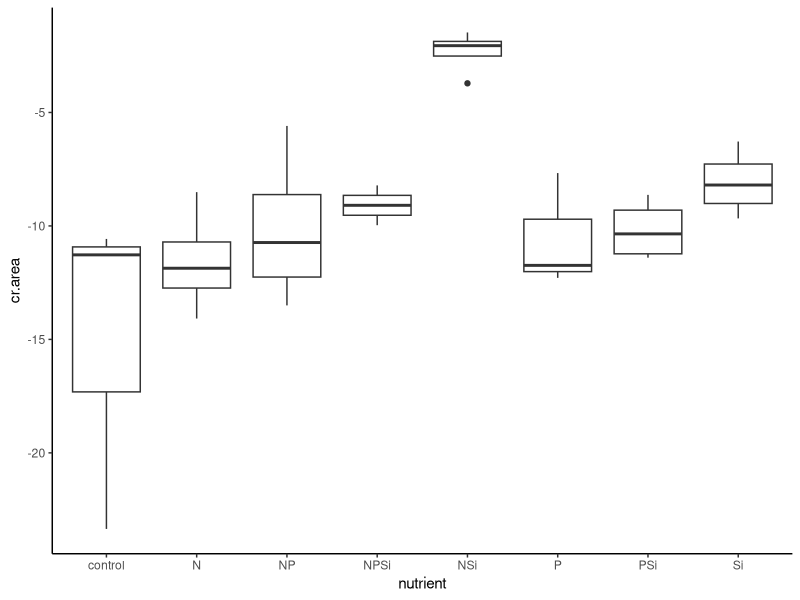
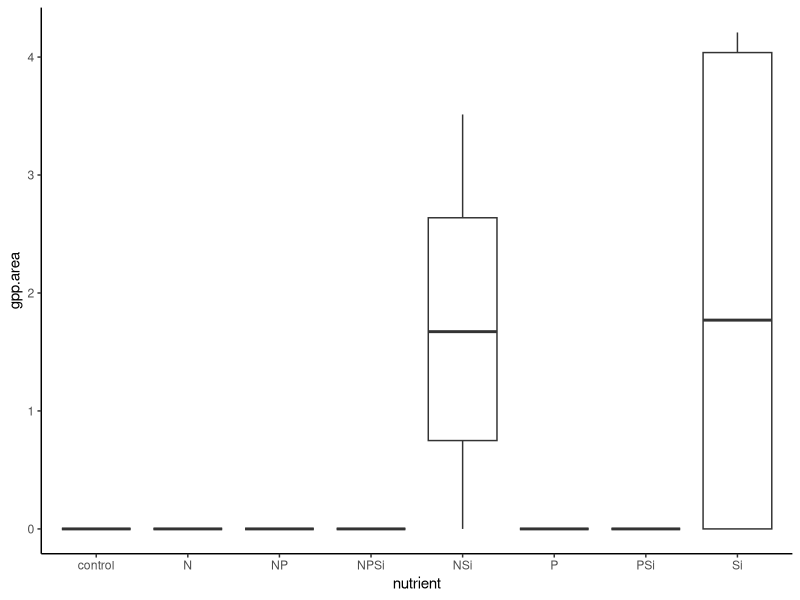

These figures' R source, in order: (Note: this script raises an error after producing the figures.)
#Author:  Clay Arango
#Creation date: 10-Feb-19
#Script to analyze NDS data from Summer 2018 NDS work with S. Roley and A. Alexiades

#packages
install.packages("nlme")
install.packages("nortest")
install.packages("plyr")
install.packages("dplyr")
install.packages("multcomp")
install.packages("MASS")
install.packages("ggplot2")
library(nlme)
library(nortest)
library(plyr)
library(dplyr)
library(multcomp)
library(MASS)
library(ggplot2)

#Load data
kiona_fall <- read.table(file="kiona_fall.csv", header=T, sep=",")

#set variable
d = kiona_fall

#evaluate data to make sure factors are correct
names(d)

unique(d$nutrient) #control, N, NP, NPSi, NSi, P, PSi, Si
unique(d$N) #should be 0 and 1
unique(d$P) #should be 0 and 1
unique(d$Si) #should be 0 and 1
unique(d$top) #should be "sponge" and "glass"
#if need to change, use recode function below. 
d$top<-recode(d$top, "cellulose" ="sponge")
str(d)

#convert N and P vand Si alues (0 or 1 for absence or presence) to factors
d$N<-as.factor(d$N)
d$P<-as.factor(d$P)
d$Si<-as.factor(d$Si)
str(d)

#subset data into gpp and cr response
d.cr = subset(d, top=="sponge", data=d)
d.gpp = subset(d, top=="glass", data=d)

#check for outliers and check data entry before calculating CR-NRR
ggplot(d.cr, aes(x=nutrient, y=cr.area)) + geom_boxplot() + theme_classic()
#no outliers, but lots of zeros

#calculate nrr for cr
x<-ddply(d.cr, "nutrient", summarise, ave_cr = mean(cr.area, na.rm=T)) 
x
d.cr$cr.nrr = d.cr$cr.area/-15.066287 #divide by control ave_cr

#check for outliers and check data entry before calculating GPP- and chla-NRR
ggplot(d.gpp, aes(x=nutrient, y=gpp.area)) + geom_boxplot() + theme_classic()
#GPP area has 0 controls, so can't calculate NRR for GPP
#way too many zeros in data set
#probably need to drop this from GPP analysis
ggplot(d.gpp, aes(x=nutrient, y=chla_ug_cm2)) + geom_boxplot() + theme_classic()
#N+P+Si group looks evenly spread

#calculate nrr for gpp and chla
x<- ddply(d.gpp, "nutrient", summarise, ave_gpp = mean(gpp.area, na.rm=T), ave_chla = mean(chla, na.rm=T)) 
x
d.gpp$gpp.nrr = d.gpp$gpp.area/0 #divide by control ave_gpp
d.gpp$chla.nrr = d.gpp$chla/1.8799114 #divide by control ave_chla
#use to exclude outliers
#x1<- ddply(subset(d.gpp, !(nds.id=="F6")), "nutrient", summarise, ave_chla = mean(chla_ug_cm2, na.rm=T)) 
#x1
#d.gpp$chla.nrr_1<-d.gpp$chla_ug_cm2/2.700340

#combine into one file and export
d.cr$chla.nrr<-NA
#d.cr$chla.nrr_1<-NA#for excluded outliers
d.cr$gpp.nrr<-NA
d.gpp$cr.nrr<-NA
d.nrr<-rbind(d.cr, d.gpp)
d.nrr$site.date<-"kiona_fall"
d.nrr$gpp.es<-log(d.nrr$gpp.nrr)
d.nrr$cr.es<-log(d.nrr$cr.nrr)
d.nrr$chla.es<-log(d.nrr$chla.nrr)

write.table(d.nrr, "kiona_fall_nrr.csv",  sep=",", quote=F, row.names =F)

###############
#plots of NRR
##############
ggplot(data=subset(d.cr, !(nutrient=="control")), aes(x=nutrient, y=cr.nrr))+geom_boxplot()+theme_bw()+
  ylab("CR NRR")+geom_abline(slope = 0, intercept = 1)+
  theme(axis.title.x=element_blank(), panel.grid.minor=element_blank(), panel.grid.major=element_blank())
#no limitation

ggplot(data=subset(d.nrr, (top=="sponge")), aes(x=nutrient, y=cr.es))+geom_boxplot()+theme_bw()+
  ylab("CR Effect Size")+geom_hline(yintercept = 0.7, lty="dashed")+ geom_hline(yintercept = -0.7, lty="dashed")+
  geom_hline(yintercept = 1.385)+
  theme(axis.title.x=element_blank(), panel.grid.minor=element_blank(), panel.grid.major=element_blank())
#nothing over 1.385, so no significance?

ggplot(data=subset(d.gpp, !(nutrient=="control")), aes(x=nutrient, y=gpp.nrr))+geom_boxplot()+theme_bw()+
  ylab("GPP NRR")+geom_abline(slope = 0, intercept = 1)+
  theme(axis.title.x=element_blank(), panel.grid.minor=element_blank(), panel.grid.major=element_blank())
#no data

ggplot(data=subset(d.nrr, top =="glass"),aes(x=nutrient, y=gpp.es))+geom_boxplot()+theme_bw()+
  ylab("GPP Effect Size")+geom_hline(yintercept = 0.7, lty="dashed")+
  geom_hline(yintercept = -0.7, lty="dashed")+ geom_hline(yintercept = 1.385)+
  theme(axis.title.x=element_blank(), panel.grid.minor=element_blank(), panel.grid.major=element_blank())
#no data

ggplot(data=subset(d.gpp, !(nutrient=="control")), aes(x=nutrient, y=chla.nrr))+geom_boxplot()+theme_bw()+
  ylab("Chlorophyll-a NRR")+geom_abline(slope = 0, intercept = 1)+ 
  theme(axis.title.x=element_blank(), panel.grid.minor=element_blank(), panel.grid.major=element_blank())
#no limitation

ggplot(data=subset(d.nrr, (top=="glass")), aes(x=nutrient, y=chla.es))+geom_boxplot()+theme_bw()+
  ylab("Chla Effect Size")+ geom_hline(yintercept = 0.7, lty="dashed")+ geom_hline(yintercept = -0.7, lty="dashed")+    
  geom_hline(yintercept = 1.385)+
  theme(axis.title.x=element_blank(), panel.grid.minor=element_blank(), panel.grid.major=element_blank())

#nothing over 1.385 so no significance?

##########
#NRR Summary Files
#########

GPP_sum<-ddply(d.gpp, "nutrient", summarise, ave_nrr.gpp=mean(gpp.nrr, na.rm=T), sd_nrr.gpp=sd(gpp.nrr, na.rm=T), 
               se_nrr.gpp =(sd(gpp.nrr)/sqrt(sum(!is.na(gpp.nrr)))), 
               ci95_nrr.gpp = (1.96*(sd(gpp.nrr)/sqrt(sum(!is.na(gpp.nrr))))),
               ave_nrr.chla=mean(chla.nrr, na.rm=T), sd_nrr.chla=sd(chla.nrr, na.rm=T), 
               se_nrr.chla =(sd(chla.nrr)/sqrt(sum(!is.na(chla.nrr)))), 
               ci95_nrr.chla = (1.96*(sd(chla.nrr)/sqrt(sum(!is.na(chla.nrr))))))
CR_sum<-ddply(d.cr, "nutrient", summarise, ave_nrr.cr=mean(cr.nrr, na.rm=T), sd_nrr.cr=sd(cr.nrr, na.rm=T), 
              se_nrr.cr =(sd(cr.nrr)/sqrt(sum(!is.na(cr.nrr)))), 
              ci95_nrr.cr = (1.96*(sd(cr.nrr)/sqrt(sum(!is.na(cr.nrr))))))

#now combine into one and export
d.sum<-merge(GPP_sum, CR_sum, by="nutrient")
d.sum$site_date<-"kiona_fall"
write.table(d.sum, "kiona_fall_summ.csv",  sep=",", quote=F, row.names=F)

############################################################
#analyze RESPIRATION data
############################################################

M1<-gls(cr.area~N*P*Si, data=d.cr, na.action=na.omit)
E1<-residuals(M1)
qqnorm(E1)
qqline(E1)
ad.test(E1)
   #residuals are normally distributed p = 0.1173
hist(E1)  
plot(M1)

plot(filter(d.cr, !is.na(cr.area)) %>% dplyr::select(nutrient), 
     E1, xlab="nutrient", ylab="Residuals")
bartlett.test(cr.area~nutrient, data=d.cr)
   #variance test is ok p = 0.05717

anova(M1)
  

##########################################################
#do multiple 2 way ANOVAs to improve our ability to interpret
##########################################################
#N and P
xx = na.omit(subset(d.cr, select = c(N,P,cr.area)))
interaction.plot(xx$N, xx$P, xx$cr.area*-1)

#N and Si
xx = na.omit(subset(d.cr, select = c(N,Si,cr.area)))
interaction.plot(xx$N, xx$Si, xx$cr.area*-1)

#P and Si
xx = na.omit(subset(d.cr, select = c(P,Si,cr.area)))
interaction.plot(xx$P, xx$Si, xx$cr.area*-1)

##########################################################
#Analyze CR by removing all Si treatments
##########################################################
d.crNoSi = subset(d.cr, Si==0)

M1<-gls(cr.area~N*P, data=d.crNoSi, na.action=na.omit)
E1<-residuals(M1)
qqnorm(E1)
qqline(E1)
ad.test(E1)
#residuals are normally distributed p = 0.40
hist(E1)  
plot(M1)

bartlett.test(cr.area~nutrient, data=d.crNoSi)
#variance test 0.31

anova(M1)

##########################################################
#do 2 way ANOVAs to interpret
##########################################################
#N and P
xx = na.omit(subset(d.cr, select = c(N,P,cr.area)))
interaction.plot(xx$N, xx$P, xx$cr.area*-1)

#No limitation
##########################################################
x <- group_by(d.cr, nutrient) %>%  # Grouping function causes subsequent functions to aggregate by season and reach
  summarize(cr.mean = abs(mean(cr.area, na.rm = TRUE)), # na.rm = TRUE to remove missing values
            cr.sd=abs(sd(cr.area, na.rm = TRUE)),  # na.rm = TRUE to remove missing values
            n = sum(!is.na(cr.area)), # of observations, excluding NAs. 
            cr.se=cr.sd/sqrt(n))

ggplot(data=x, aes(x=nutrient, y=cr.mean)) + 
  geom_bar(stat="identity", position=position_dodge(), color = "black") + 
  geom_errorbar(aes(ymin=cr.mean, ymax=cr.mean+cr.se), width=0.2, 
                position=position_dodge(0.9)) + 
  xlab("Nutrient") +
  ylab(expression(Respiration~(ug~O[2]~m^{-2}~h^{-1}))) +
  ylim(0,20) +
  labs(fill="Light") +
  theme_bw() +
  theme(panel.grid.major=element_blank(),
        panel.grid.minor=element_blank(),
        legend.title=element_text(size=6),
        legend.key=element_blank(), 
        legend.position=c(0.5,0.95), 
        legend.text=element_text(size=8), 
        legend.background=element_blank(), 
        legend.direction="horizontal", 
        legend.key.size=unit(0.3, "cm"), 
        axis.title.y=element_text(size=8), 
        axis.title.x=element_text(size=8), 
        axis.text.x=element_text(size=8))

#ggsave('output/figures/Ring_fall.tiff',
#       units="in",
#       width=3.25,
#       height=3.25,
#       dpi=1200,
#       compression="lzw")

#summarize nrr
x <- group_by(d.cr, nutrient) %>%  # Grouping function causes subsequent functions to aggregate by season and reach
  summarize(cr.mean = abs(mean(cr.nrr, na.rm = TRUE)), # na.rm = TRUE to remove missing values
            cr.sd=abs(sd(cr.nrr, na.rm = TRUE)),  # na.rm = TRUE to remove missing values
            n = sum(!is.na(cr.nrr)), # of observations, excluding NAs. 
            cr.se=cr.sd/sqrt(n))

############################################################
#analyze the PRODUCTION data
############################################################

M1<-gls(gpp.area~N*P*Si, data=d.gpp, na.action=na.omit) 
E1<-residuals(M1)
qqnorm(E1)
qqline(E1)
ad.test(E1)
   #residuals are not normal

hist(E1, xlab="residuals", main="")
plot(M1)

plot(filter(d.gpp, !is.na(gpp.area)) %>% dplyr::select(nutrient), 
     E1, xlab="nutrient", ylab="Residuals")
bartlett.test(gpp.area~nutrient, data=d.gpp)
   #not OK

anova(M1)
  
x <- group_by(d.gpp, nutrient) %>%  # Grouping function causes subsequent functions to aggregate by season and reach
  summarize(gpp.mean = abs(mean(gpp.area, na.rm = TRUE)), # na.rm = TRUE to remove missing values
            gpp.sd=abs(sd(gpp.area, na.rm = TRUE)),  # na.rm = TRUE to remove missing values
            n = sum(!is.na(gpp.area)), # of observations, excluding NAs. 
            gpp.se=gpp.sd/sqrt(n))

ggplot(data=x, aes(x=nutrient, y=gpp.mean)) + 
  geom_bar(stat="identity", position=position_dodge(), color = "black") + 
  geom_errorbar(aes(ymin=gpp.mean, ymax=gpp.mean+gpp.se), width=0.2, 
                position=position_dodge(0.9)) + 
  xlab("Nutrient") +
  ylab(expression(Production~(ug~O[2]~m^{-2}~h^{-1}))) +
  labs(fill="Light") +
  theme_bw() +
  theme(panel.grid.major=element_blank(),
        panel.grid.minor=element_blank(), 
        legend.title=element_text(size=6), 
        legend.key=element_blank(),  
        legend.position=c(0.5,0.95),  
        legend.text=element_text(size=8),  
        legend.background=element_blank(),  
        legend.direction="horizontal",  
        legend.key.size=unit(0.3, "cm"),  
        axis.title.y=element_text(size=8),  
        axis.title.x=element_text(size=8),  
        axis.text.x=element_text(size=8))

#ggsave('output/figures/gppByNutrient.tiff',
#       units="in",
#       width=3.25,
#       height=3.25,
#       dpi=1200,
#       compression="lzw")

#summarize nrr
x <- group_by(d.gpp, nutrient) %>%  # Grouping function causes subsequent functions to aggregate by season and reach
  summarize(gpp.mean = abs(mean(gpp.nrr, na.rm = TRUE)), # na.rm = TRUE to remove missing values
            gpp.sd=abs(sd(gpp.nrr, na.rm = TRUE)),  # na.rm = TRUE to remove missing values
            n = sum(!is.na(gpp.nrr)), # of observations, excluding NAs. 
            gpp.se=gpp.sd/sqrt(n))

############################################################
#analyze the CHL-A biomass on disks

M1<-gls(chla~N*P*Si, data=d.gpp, na.action=na.omit)
E1<-residuals(M1)
qqnorm(E1)
qqline(E1)
ad.test(E1)
  #residuals are normal (p = 0.1307)
hist(E1)
plot(M1)

bartlett.test(chla~nutrient, data=d.gpp)
  #variance is OK p = 0.3619

anova(M1)

##########################################################
#do multiple 2 way ANOVAs to improve our ability to interpret
##########################################################
#N and P
xx = na.omit(subset(d.gpp, select = c(N,P,chla)))
interaction.plot(xx$N, xx$P, xx$chla)

#N and Si
xx = na.omit(subset(d.gpp, select = c(N,Si,chla)))
interaction.plot(xx$N, xx$Si, xx$chla)

#P and Si
xx = na.omit(subset(d.gpp, select = c(P,Si,chla)))
interaction.plot(xx$P, xx$Si, xx$chla)

##########################################################
#Analyze chl-a by removing all Si treatments
##########################################################
d.gppNoSi = subset(d.gpp, Si==0)

M1<-gls(chla~N*P, data=d.gppNoSi, na.action=na.omit)
E1<-residuals(M1)
qqnorm(E1)
qqline(E1)
ad.test(E1)
#residuals look good (p=0.20)
hist(E1)
plot(M1)

bartlett.test(chla~nutrient, data=d.gpp)
#data look good p=0.36

anova(M1)

#Interpret Interaction
#N and P
xx = na.omit(subset(d.gppNoSi, select = c(N,P,chla)))
interaction.plot(xx$N, xx$P, xx$chla)

#No limitation
